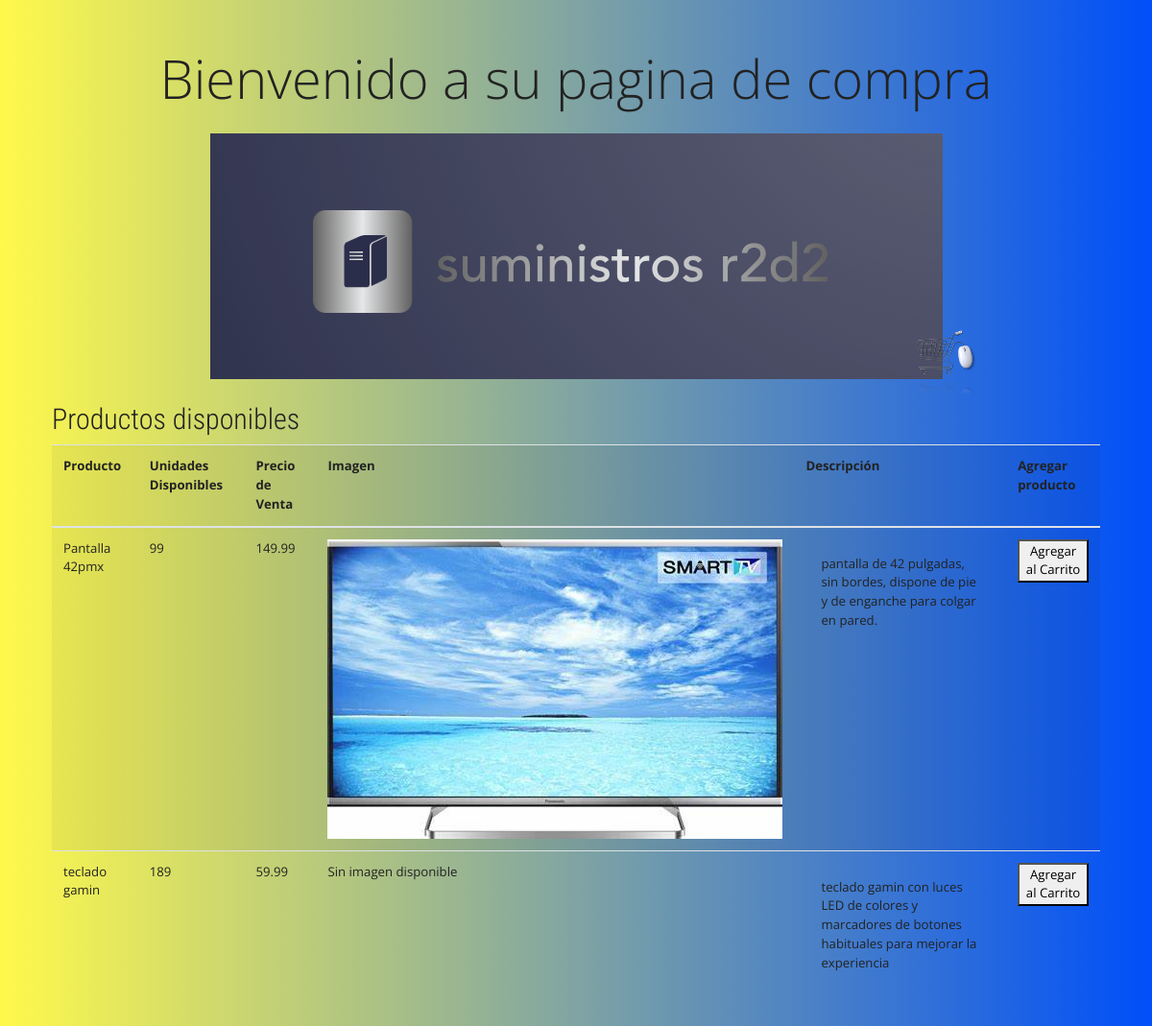
Page /cliente on the committed database.
### models.py (models this page shows, shortened)
class Producto(db.Base):
    __tablename__ = "productos"
    __table_args__ = {'sqlite_autoincrement': True}
    id_producto = Column(Integer, primary_key=True)  # Identificador único de cada producto
    nombre_producto = Column(String, nullable=False)  # Nombre producto
    proveedor = Column(String, ForeignKey('proveedor.nombre_proveedor'))  # Proveedor desde clase proveedor
    precio_compra = Column(Integer, nullable=False)  # Precio de compra del producto
    precio_venta = Column(Integer, nullable=False)  # Precio de venta al cliente
    stock = Column(Integer, nullable=False)  # stock de producto
    stock_Maximo = Column(Integer, nullable=False)  # stock maximo del producto
    alerta_Compra = Column(String)  # alerta stock inferior al 90%
    descripcion = Column(String, nullable=False)  # descripcion del producto
    imagen = Column(String)  # imagen del pruducto
    def __str__(self):
        return "{} {} {} {} {} {} {} {} {} {}".format(self.id_producto,
                                                   self.nombre_producto,
                                                   self.proveedor,
                                                   self.precio_compra,
                                                   self.precio_venta,
                                                   self.stock,
                                                   self.stock_Maximo,
                                                   self.alerta_Compra,
                                                   self.descripcion,
                                                   self.imagen)

### main.py (the view)
@app.route('/cliente')
def pagina_cliente():
    productos = db.session.query(Producto).all()
    for producto in productos:
        print(producto)
    return render_template('pagina_cliente.html', producto=productos)

### templates/pagina_cliente.html (shortened to what this page needs)
<!DOCTYPE html>
<html lang="en">
<head>
        <link rel="stylesheet" href="https://cdn.jsdelivr.net/npm/bootswatch@4.5.2/dist/yeti/bootstrap.min.css">
    <link rel="stylesheet" href="{{ url_for('static', filename='main.css') }}">
</head>
<body>
    <main class="container p-4">
        <h1 class="display-4 text-center mt-4" titulo>Bienvenido a su pagina de compra</h1>
        <div class="text-center mt-4">
            <img src="{{ url_for('static', filename='logos/logo.png') }}" alt="Logo de la página">
        </div>
        <header>
            <div id="carrito-container">
                <a href="#" id="carrito-link">
                    <img src="{{ url_for('static', filename='logos/carrito.png') }}" alt="Carrito de Compras">
                </a>
            </div>
         </header>
        <h2 class="mt-4 titulo">Productos disponibles</h2>
        <table class="table table-striped">
            <tr>
                <th>Producto</th>
                <th>Unidades Disponibles</th>
                <th>Precio de Venta</th>
                <th>Imagen</th>
                <th>Descripción</th>
                <th>Agregar producto</th>
            </tr>
            <tbody>
                {% for p in producto %}
                <tr>
                    <td>{{ p.nombre_producto }}</td>
                    <td>{{ p.stock }}</td>
                    <td>{{ p.precio_venta }}</td>
                    <td>
                        {% if p.imagen %}
                            <img src="{{ url_for('static', filename='fotos/' + p.imagen) }}" alt="p.descripcion">
                        {% else %}
                            <span>Sin imagen disponible</span>
                        {% endif %}
                    </td>
                    <td>
                        <div class="modal-body">
                        {{ p.descripcion }}
                        </div>
                    </td>
                    <td>
                        <div>
                        <button class="btn-agregar-carrito" data-producto-id="{{ p.id_producto }}" data-precio="{{ p.precio_venta }}">Agregar al Carrito</button>
                        </div>
                    </td>
                </tr>
                {% endfor %}
            </tbody>
        </table>
    </main>
</body>
</html>

### static/main.css (style rules this page uses)
body { background: #004FF9; background: -webkit-linear-gradient(to right, #FFF94C, #004FF9); background: linear-gradient(to right, #FFF94C, #004FF9); }
.titulo { font-family: 'Indie Flower', cursive; font-family: 'Roboto Condensed', sans-serif; }
#carrito-container { position: absolute; top: 340px; right: 180px; }

### rows in the picture
Producto: nombre_producto "Pantalla 42pmx", stock "99", precio_venta "149.99", imagen (picture), descripcion "pantalla de 42 pulgadas, sin bordes, dispone de pie y de enganche para colgar en pared."
Producto: nombre_producto "teclado gamin", stock "189", precio_venta "59.99", shows "Sin imagen disponible", descripcion "teclado gamin con luces LED de colores y marcadores de botones habituales para mejorar la experiencia"
